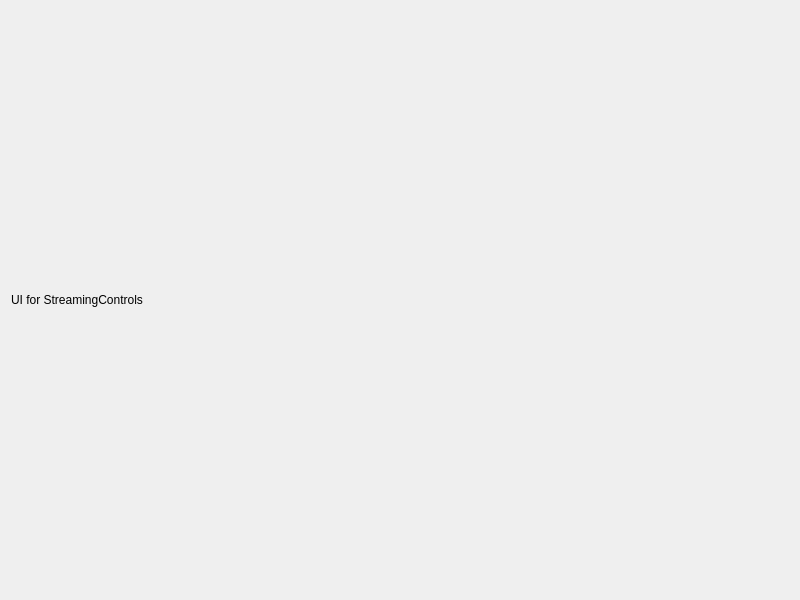
<?xml version="1.0" encoding="UTF-8"?>
<ui version="4.0">
 <class>StreamingControls</class>
 <widget class="QWidget" name="streamingControls">
  <property name="geometry">
   <rect>
    <x>0</x>
    <y>0</y>
    <width>800</width>
    <height>600</height>
   </rect>
  </property>
  <property name="windowTitle">
   <string>Streaming Controls</string>
  </property>
  <layout class="QVBoxLayout" name="verticalLayout">
   <item>
    <widget class="QLabel" name="label">
     <property name="text">
      <string>UI for StreamingControls</string>
     </property>
    </widget>
   </item>
  </layout>
 </widget>
 <resources/>
 <connections/>
</ui>
